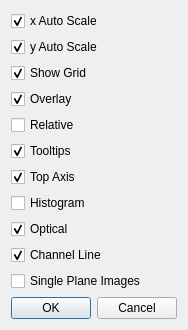
<?xml version="1.0" encoding="UTF-8"?>
<ui version="4.0">
 <class>QtProfilePrefsGUI</class>
 <widget class="QDialog" name="QtProfilePrefsGUI">
  <property name="geometry">
   <rect>
    <x>0</x>
    <y>0</y>
    <width>178</width>
    <height>312</height>
   </rect>
  </property>
  <property name="windowTitle">
   <string>Dialog</string>
  </property>
  <layout class="QVBoxLayout" name="verticalLayout">
   <item>
    <widget class="QCheckBox" name="autoScaleX">
     <property name="text">
      <string>x Auto Scale</string>
     </property>
     <property name="checked">
      <bool>true</bool>
     </property>
    </widget>
   </item>
   <item>
    <widget class="QCheckBox" name="autoScaleY">
     <property name="text">
      <string>y Auto Scale</string>
     </property>
     <property name="checked">
      <bool>true</bool>
     </property>
    </widget>
   </item>
   <item>
    <widget class="QCheckBox" name="showGrid">
     <property name="text">
      <string>Show Grid</string>
     </property>
     <property name="checked">
      <bool>true</bool>
     </property>
    </widget>
   </item>
   <item>
    <widget class="QCheckBox" name="multiProf">
     <property name="text">
      <string>Overlay</string>
     </property>
     <property name="checked">
      <bool>true</bool>
     </property>
    </widget>
   </item>
   <item>
    <widget class="QCheckBox" name="relative">
     <property name="text">
      <string>Relative</string>
     </property>
    </widget>
   </item>
   <item>
    <widget class="QCheckBox" name="toolTipsCheckBox">
     <property name="text">
      <string>Tooltips</string>
     </property>
     <property name="checked">
      <bool>true</bool>
     </property>
    </widget>
   </item>
   <item>
    <widget class="QCheckBox" name="topAxisCheckBox">
     <property name="text">
      <string>Top Axis</string>
     </property>
     <property name="checked">
      <bool>true</bool>
     </property>
    </widget>
   </item>
   <item>
    <widget class="QCheckBox" name="stepFunctionCheckBox">
     <property name="text">
      <string>Histogram</string>
     </property>
    </widget>
   </item>
   <item>
    <widget class="QCheckBox" name="opticalSpecFitCheckBox">
     <property name="text">
      <string>Optical</string>
     </property>
     <property name="checked">
      <bool>true</bool>
     </property>
    </widget>
   </item>
   <item>
    <widget class="QCheckBox" name="channelLineCheckBox">
     <property name="text">
      <string>Channel Line</string>
     </property>
     <property name="checked">
      <bool>true</bool>
     </property>
    </widget>
   </item>
   <item>
    <widget class="QCheckBox" name="singlePlaneCheckBox">
     <property name="text">
      <string>Single Plane Images</string>
     </property>
    </widget>
   </item>
   <item>
    <widget class="QDialogButtonBox" name="buttonBox">
     <property name="standardButtons">
      <set>QDialogButtonBox::Cancel|QDialogButtonBox::Ok</set>
     </property>
    </widget>
   </item>
  </layout>
 </widget>
 <resources/>
 <connections/>
</ui>
